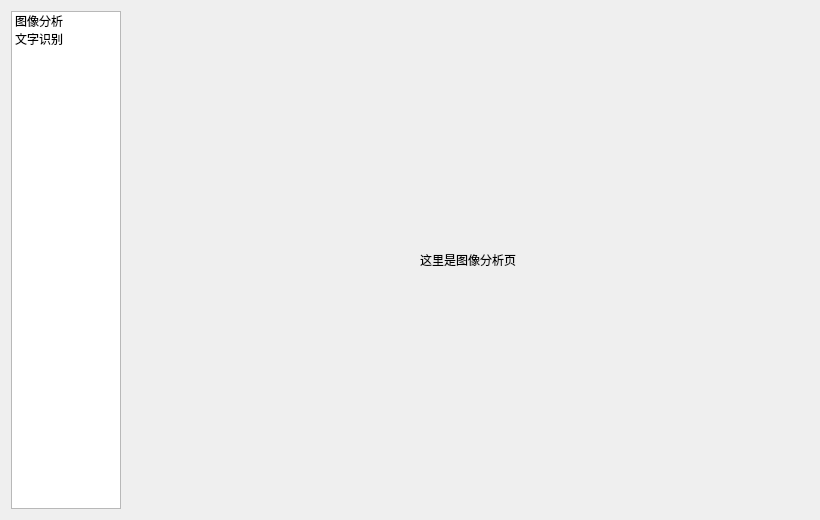
<?xml version="1.0" encoding="UTF-8"?>
<ui version="4.0">
 <class>Widget</class>
 <widget class="QWidget" name="Widget">
  <property name="geometry">
   <rect>
    <x>0</x>
    <y>0</y>
    <width>820</width>
    <height>520</height>
   </rect>
  </property>
  <property name="windowTitle">
   <string>Vision 工具集</string>
  </property>
  <property name="font">
   <font>
    <family>黑体</family>
    <pointsize>10</pointsize>
   </font>
  </property>
  <layout class="QHBoxLayout" name="horizontalLayout">
   <item>
    <widget class="QListWidget" name="navigationList">
     <property name="maximumSize">
      <size>
       <width>110</width>
       <height>16777215</height>
      </size>
     </property>
     <property name="font">
      <font>
       <family>微软雅黑</family>
       <pointsize>9</pointsize>
       <bold>false</bold>
       <italic>false</italic>
       <underline>false</underline>
      </font>
     </property>
     <item>
      <property name="text">
       <string>图像分析</string>
      </property>
     </item>
     <item>
      <property name="text">
       <string>文字识别</string>
      </property>
     </item>
    </widget>
   </item>
   <item>
    <widget class="QStackedWidget" name="stackedWidget">
     <property name="font">
      <font>
       <family>微软雅黑</family>
       <pointsize>9</pointsize>
      </font>
     </property>
    <widget class="QWidget" name="page_1">
      <layout class="QVBoxLayout" name="verticalLayout">
       <item>
        <widget class="QLabel" name="label_1">
         <property name="alignment">
          <set>Qt::AlignCenter</set>
         </property>
         <property name="text">
        <string>这里是图像分析页</string>
         </property>
        </widget>
       </item>
      </layout>
     </widget>
    <widget class="QWidget" name="page_2">
      <layout class="QVBoxLayout" name="verticalLayout_2">
       <item>
        <widget class="QLabel" name="label_2">
         <property name="alignment">
          <set>Qt::AlignCenter</set>
         </property>
         <property name="text">
        <string>这里是文字识别页</string>
         </property>
        </widget>
       </item>
      </layout>
     </widget>
    </widget>
   </item>
  </layout>
 </widget>
 <resources/>
 <connections>
  <connection>
   <sender>navigationList</sender>
   <signal>currentRowChanged(int)</signal>
   <receiver>stackedWidget</receiver>
   <slot>setCurrentIndex(int)</slot>
   <hints>
    <hint type="sourcelabel">
     <x>64</x>
     <y>245</y>
    </hint>
    <hint type="destinationlabel">
     <x>216</x>
     <y>245</y>
    </hint>
   </hints>
  </connection>
 </connections>
</ui>
